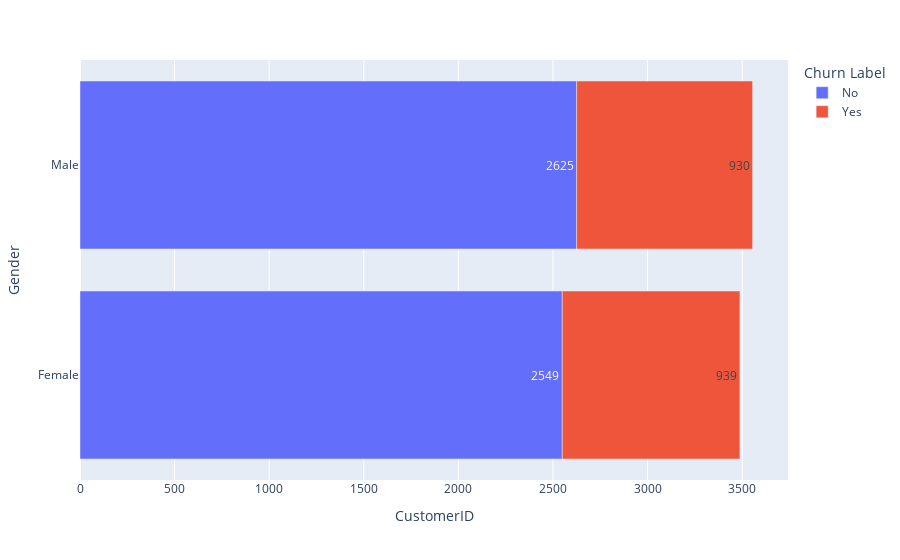

The code cell stored with this chart in its notebook:
### Code cell
fig = px.bar(a.groupby(['Gender','Churn Label'])['CustomerID'].count().reset_index(),
             x="CustomerID",
             y="Gender", 
             color="Churn Label", 
             #barmode="group",
             text = 'CustomerID'
            )
fig.show()

### Figure 1 — Plotly figure (JSON) as saved in the notebook; plotly's stock layout.template omitted (floating-point values rounded to 4 significant figures)
{"data": [{"alignmentgroup": "True", "hovertemplate": "Churn Label=No<br>CustomerID=%{text}<br>Gender=%{y}<extra></extra>", "legendgroup": "No", "marker": {"color": "#636efa", "pattern": {"shape": ""}}, "name": "No", "offsetgroup": "No", "orientation": "h", "showlegend": true, "text": [2549, 2625], "textposition": "auto", "type": "bar", "x": [2549, 2625], "xaxis": "x", "y": ["Female", "Male"], "yaxis": "y"}, {"alignmentgroup": "True", "hovertemplate": "Churn Label=Yes<br>CustomerID=%{text}<br>Gender=%{y}<extra></extra>", "legendgroup": "Yes", "marker": {"color": "#EF553B", "pattern": {"shape": ""}}, "name": "Yes", "offsetgroup": "Yes", "orientation": "h", "showlegend": true, "text": [939, 930], "textposition": "auto", "type": "bar", "x": [939, 930], "xaxis": "x", "y": ["Female", "Male"], "yaxis": "y"}], "layout": {"autosize": true, "barmode": "relative", "legend": {"title": {"text": "Churn Label"}, "tracegroupgap": 0}, "margin": {"t": 60}, "xaxis": {"anchor": "y", "autorange": true, "domain": [0, 1], "range": [0, 3742.0], "title": {"text": "CustomerID"}, "type": "linear"}, "yaxis": {"anchor": "x", "autorange": true, "domain": [0, 1], "range": [-0.5, 1.5], "title": {"text": "Gender"}, "type": "category"}}}
